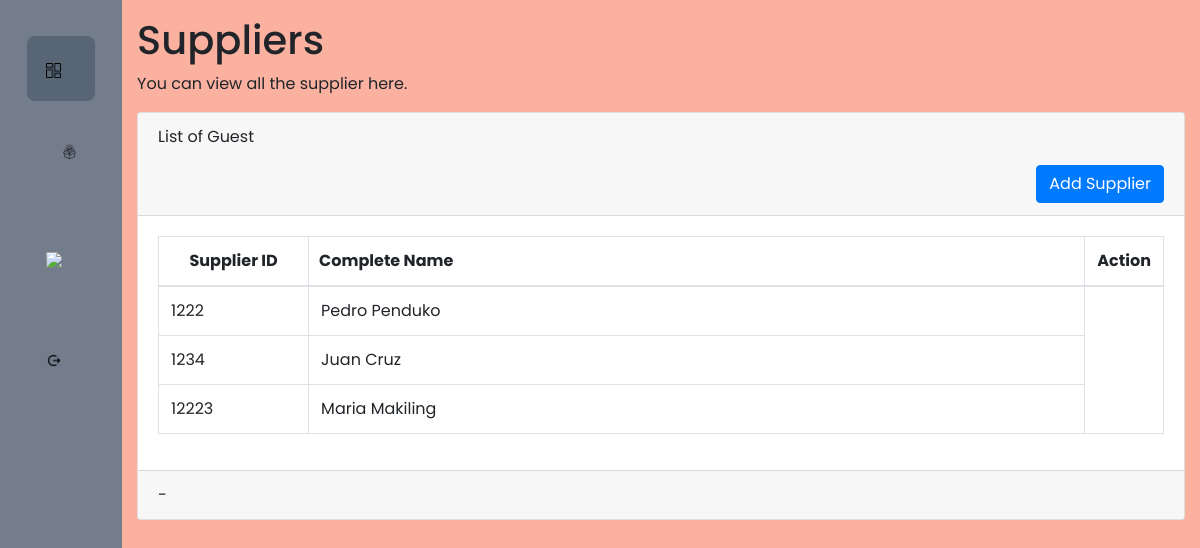
Screenshot of /supplier.php with the database file from the repository.
### tables this page shows
CREATE TABLE `supplier` (
  `supplier_id` int(11) NOT NULL,
  `supplier_name` varchar(50) NOT NULL,
  `s_contactNumber` int(11) NOT NULL,
  `region` varchar(50) NOT NULL,
  `province` varchar(50) NOT NULL,
  `municipality` varchar(50) NOT NULL,
  `brgy` varchar(50) NOT NULL
);

### supplier.php (the view, shortened to what this page needs)
<!DOCTYPE html>
<html>
<head>
    <link rel="stylesheet" href="https://maxcdn.bootstrapcdn.com/bootstrap/4.0.0-beta.2/css/bootstrap.min.css">
    <link rel="stylesheet" href="https://cdnjs.cloudflare.com/ajax/libs/font-awesome/5.15.4/css/all.min.css">
    <link rel="stylesheet" href="./assets/css/admindashboard.css">
</head>
<body>
    <div class="slidebar">
        <div class="logo"></div>
        <ul class="menu">
            <li class="active"><a href="admindash.php">
                    <i class="fas fa-tech-alt">
                        <image src="./assets/img/dashboard.png" height="15">
                    </i>
                </a></li>
            <li class="nav-item dropdown">
                <a class="nav-link dropdown-toggle" href="#" id="navbarDropdownProduct" role="button" data-toggle="dropdown" aria-haspopup="true" aria-expanded="false">
                    <i class="fas fa-profile">
                        <img src="./assets/img/order.png" height="15" alt="Product">
                    </i>
                </a>
            </li>
            <li><a href="pos.php">
                    <i class="fas fa-votes">
                        <image src="./assets/img/pos.png" height="15">
                    </i>
                </a></li class="Logout">
            <li><a href="">
                    <i class="fas fa-log-out">
                        <image src="./assets/img/out.png" height="15">
                    </i>
                </a></li>
        </ul>
    </div>
    <div class="container-fluid">
        <p class="h1 mt-3">Suppliers</p>
        <p>You can view all the supplier here.</p>
        <div class="card mt3">
            <div class=" card-header">List of Guest
                <span style="float: right">
                    <button type="button" class="btn btn-primary" data-bs-toggle="modal" data-bs-target="#myModal">
                        Add Supplier
                    </button>
                </span>
            </div>
            <div class="card-body">
                <table class="table table-bordered table-hover">
                    <thead>
                        <tr>
                            <th width="150" style="text-align: center;">Supplier ID</th>
                            <th style=" text-align: left; padding-left: 10px">Complete Name</th>
                            <th width="50" style="text-align: center;">Action</th>
                        </tr>
                    </thead>
                    <tbody id="result">
                        <?php include("./models/suppliers.php"); ?>
                    </tbody>
                </table>
            </div>
            <div class="card-footer">
                -
            </div>
        </div>
    </div>
</body>
</html>

### models/suppliers.php (shortened to what this page needs)
<?php
include("config/database.php");
$sql = "SELECT * FROM supplier";
$result = $conn->query($sql);
if ($result->num_rows > 0) {
    while ($row = $result->fetch_assoc()) {
        echo "<tr>";
        echo "<td>" . $row["supplier_id"] . "</td>";
        echo "<td>" . $row["supplier_name"] . "</td>";
        echo "</tr>";
    }
} else {
    echo "<tr><td colspan='2'>No data found</td></tr>";
}

### assets/css/admindashboard.css (style rules this page uses)
* { margin: 0; padding: 0; outline: none; border: none; text-decoration: none; box-sizing: border-box; font-family: "Poppins", sans-serif; }
body { display: flex; background-color: #fab1a0; }
.slidebar { position: sticky; top: 0; left: 0; bottom: 0; width: 130px; height: 328vh; padding: 0 1.7rem; color: #fad390; overflow: hidden; transition: all 0.5s linear; background: #747d8c; }
.logo { padding: 14px; }
.menu { height: 100%; position: relative; list-style: none; padding: 0; }
.menu li { padding: 1.2rem; margin: 8px 0; border-radius: 8px; transition: all 0.5s ease-in-out; }
.menu li:hover, .active { background: #576574; }
.menu a { color: rgb(248, 235, 235); font-size: 18px; text-decoration: none; display: flex; align-items: center; gap: 1.5rem; }
.menu a i { font-size: 1.2rem; }
.btn { margin-top: 40px; }

### rows the page displays
supplier: supplier_id "1222", supplier_name "Pedro Penduko"
supplier: supplier_id "1234", supplier_name "Juan Cruz"
supplier: supplier_id "12223", supplier_name "Maria Makiling"
